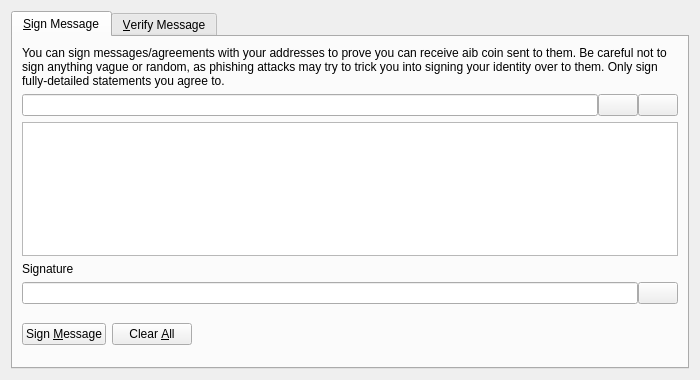
<?xml version="1.0" encoding="UTF-8"?>
<ui version="4.0">
 <class>SignVerifyMessageDialog</class>
 <widget class="QDialog" name="SignVerifyMessageDialog">
  <property name="geometry">
   <rect>
    <x>0</x>
    <y>0</y>
    <width>700</width>
    <height>380</height>
   </rect>
  </property>
  <property name="windowTitle">
   <string>Signatures - Sign / Verify a Message</string>
  </property>
  <property name="modal">
   <bool>true</bool>
  </property>
  <layout class="QVBoxLayout" name="verticalLayout">
   <item>
    <widget class="QTabWidget" name="tabWidget">
     <property name="currentIndex">
      <number>0</number>
     </property>
     <widget class="QWidget" name="tabSignMessage">
      <attribute name="title">
       <string>&amp;Sign Message</string>
      </attribute>
      <layout class="QVBoxLayout" name="verticalLayout_SM">
       <item>
        <widget class="QLabel" name="infoLabel_SM">
         <property name="text">
          <string>You can sign messages/agreements with your addresses to prove you can receive aib coin sent to them. Be careful not to sign anything vague or random, as phishing attacks may try to trick you into signing your identity over to them. Only sign fully-detailed statements you agree to.</string>
         </property>
         <property name="textFormat">
          <enum>Qt::PlainText</enum>
         </property>
         <property name="wordWrap">
          <bool>true</bool>
         </property>
        </widget>
       </item>
       <item>
        <layout class="QHBoxLayout" name="horizontalLayout_1_SM">
         <property name="spacing">
          <number>0</number>
         </property>
         <item>
          <widget class="QValidatedLineEdit" name="addressIn_SM">
           <property name="toolTip">
            <string>The AIB address to sign the message with</string>
           </property>
          </widget>
         </item>
         <item>
          <widget class="QPushButton" name="addressBookButton_SM">
           <property name="toolTip">
            <string>Choose previously used address</string>
           </property>
           <property name="text">
            <string/>
           </property>
           <property name="icon">
            <iconset resource="../bitcoin.qrc">
             <normaloff>:/icons/address-book</normaloff>:/icons/address-book</iconset>
           </property>
           <property name="shortcut">
            <string>Alt+A</string>
           </property>
           <property name="autoDefault">
            <bool>false</bool>
           </property>
          </widget>
         </item>
         <item>
          <widget class="QPushButton" name="pasteButton_SM">
           <property name="toolTip">
            <string>Paste address from clipboard</string>
           </property>
           <property name="text">
            <string/>
           </property>
           <property name="icon">
            <iconset resource="../bitcoin.qrc">
             <normaloff>:/icons/editpaste</normaloff>:/icons/editpaste</iconset>
           </property>
           <property name="shortcut">
            <string>Alt+P</string>
           </property>
           <property name="autoDefault">
            <bool>false</bool>
           </property>
          </widget>
         </item>
        </layout>
       </item>
       <item>
        <widget class="QPlainTextEdit" name="messageIn_SM">
         <property name="toolTip">
          <string>Enter the message you want to sign here</string>
         </property>
        </widget>
       </item>
       <item>
        <widget class="QLabel" name="signatureLabel_SM">
         <property name="text">
          <string>Signature</string>
         </property>
         <property name="textFormat">
          <enum>Qt::PlainText</enum>
         </property>
        </widget>
       </item>
       <item>
        <layout class="QHBoxLayout" name="horizontalLayout_2_SM">
         <property name="spacing">
          <number>0</number>
         </property>
         <item>
          <widget class="QLineEdit" name="signatureOut_SM">
           <property name="font">
            <font>
             <italic>true</italic>
            </font>
           </property>
           <property name="readOnly">
            <bool>true</bool>
           </property>
          </widget>
         </item>
         <item>
          <widget class="QPushButton" name="copySignatureButton_SM">
           <property name="toolTip">
            <string>Copy the current signature to the system clipboard</string>
           </property>
           <property name="text">
            <string/>
           </property>
           <property name="icon">
            <iconset resource="../bitcoin.qrc">
             <normaloff>:/icons/editcopy</normaloff>:/icons/editcopy</iconset>
           </property>
           <property name="autoDefault">
            <bool>false</bool>
           </property>
          </widget>
         </item>
        </layout>
       </item>
       <item>
        <layout class="QHBoxLayout" name="horizontalLayout_3_SM">
         <item>
          <widget class="QPushButton" name="signMessageButton_SM">
           <property name="toolTip">
            <string>Sign the message to prove you own this AIB address</string>
           </property>
           <property name="text">
            <string>Sign &amp;Message</string>
           </property>
           <property name="icon">
            <iconset resource="../bitcoin.qrc">
             <normaloff>:/icons/edit</normaloff>:/icons/edit</iconset>
           </property>
           <property name="autoDefault">
            <bool>false</bool>
           </property>
          </widget>
         </item>
         <item>
          <widget class="QPushButton" name="clearButton_SM">
           <property name="toolTip">
            <string>Reset all sign message fields</string>
           </property>
           <property name="text">
            <string>Clear &amp;All</string>
           </property>
           <property name="icon">
            <iconset resource="../bitcoin.qrc">
             <normaloff>:/icons/remove</normaloff>:/icons/remove</iconset>
           </property>
           <property name="autoDefault">
            <bool>false</bool>
           </property>
          </widget>
         </item>
         <item>
          <spacer name="horizontalSpacer_1_SM">
           <property name="orientation">
            <enum>Qt::Horizontal</enum>
           </property>
           <property name="sizeHint" stdset="0">
            <size>
             <width>40</width>
             <height>48</height>
            </size>
           </property>
          </spacer>
         </item>
         <item>
          <widget class="QLabel" name="statusLabel_SM">
           <property name="font">
            <font>
             <weight>75</weight>
             <bold>true</bold>
            </font>
           </property>
           <property name="text">
            <string/>
           </property>
           <property name="wordWrap">
            <bool>true</bool>
           </property>
          </widget>
         </item>
         <item>
          <spacer name="horizontalSpacer_2_SM">
           <property name="orientation">
            <enum>Qt::Horizontal</enum>
           </property>
           <property name="sizeHint" stdset="0">
            <size>
             <width>40</width>
             <height>48</height>
            </size>
           </property>
          </spacer>
         </item>
        </layout>
       </item>
      </layout>
     </widget>
     <widget class="QWidget" name="tabVerifyMessage">
      <attribute name="title">
       <string>&amp;Verify Message</string>
      </attribute>
      <layout class="QVBoxLayout" name="verticalLayout_VM">
       <item>
        <widget class="QLabel" name="infoLabel_VM">
         <property name="text">
          <string>Enter the receiver's address, message (ensure you copy line breaks, spaces, tabs, etc. exactly) and signature below to verify the message. Be careful not to read more into the signature than what is in the signed message itself, to avoid being tricked by a man-in-the-middle attack. Note that this only proves the signing party receives with the address, it cannot prove sendership of any transaction!</string>
         </property>
         <property name="textFormat">
          <enum>Qt::PlainText</enum>
         </property>
         <property name="alignment">
          <set>Qt::AlignLeading|Qt::AlignLeft|Qt::AlignTop</set>
         </property>
         <property name="wordWrap">
          <bool>true</bool>
         </property>
        </widget>
       </item>
       <item>
        <layout class="QHBoxLayout" name="horizontalLayout_1_VM">
         <property name="spacing">
          <number>0</number>
         </property>
         <item>
          <widget class="QValidatedLineEdit" name="addressIn_VM">
           <property name="toolTip">
            <string>The AIB address the message was signed with</string>
           </property>
          </widget>
         </item>
         <item>
          <widget class="QPushButton" name="addressBookButton_VM">
           <property name="toolTip">
            <string>Choose previously used address</string>
           </property>
           <property name="text">
            <string/>
           </property>
           <property name="icon">
            <iconset resource="../bitcoin.qrc">
             <normaloff>:/icons/address-book</normaloff>:/icons/address-book</iconset>
           </property>
           <property name="shortcut">
            <string>Alt+A</string>
           </property>
           <property name="autoDefault">
            <bool>false</bool>
           </property>
          </widget>
         </item>
        </layout>
       </item>
       <item>
        <widget class="QPlainTextEdit" name="messageIn_VM"/>
       </item>
       <item>
        <widget class="QValidatedLineEdit" name="signatureIn_VM"/>
       </item>
       <item>
        <layout class="QHBoxLayout" name="horizontalLayout_2_VM">
         <item>
          <widget class="QPushButton" name="verifyMessageButton_VM">
           <property name="toolTip">
            <string>Verify the message to ensure it was signed with the specified AIB address</string>
           </property>
           <property name="text">
            <string>Verify &amp;Message</string>
           </property>
           <property name="icon">
            <iconset resource="../bitcoin.qrc">
             <normaloff>:/icons/transaction_0</normaloff>:/icons/transaction_0</iconset>
           </property>
           <property name="autoDefault">
            <bool>false</bool>
           </property>
          </widget>
         </item>
         <item>
          <widget class="QPushButton" name="clearButton_VM">
           <property name="toolTip">
            <string>Reset all verify message fields</string>
           </property>
           <property name="text">
            <string>Clear &amp;All</string>
           </property>
           <property name="icon">
            <iconset resource="../bitcoin.qrc">
             <normaloff>:/icons/remove</normaloff>:/icons/remove</iconset>
           </property>
           <property name="autoDefault">
            <bool>false</bool>
           </property>
          </widget>
         </item>
         <item>
          <spacer name="horizontalSpacer_1_VM">
           <property name="orientation">
            <enum>Qt::Horizontal</enum>
           </property>
           <property name="sizeHint" stdset="0">
            <size>
             <width>40</width>
             <height>48</height>
            </size>
           </property>
          </spacer>
         </item>
         <item>
          <widget class="QLabel" name="statusLabel_VM">
           <property name="font">
            <font>
             <weight>75</weight>
             <bold>true</bold>
            </font>
           </property>
           <property name="text">
            <string/>
           </property>
           <property name="wordWrap">
            <bool>true</bool>
           </property>
          </widget>
         </item>
         <item>
          <spacer name="horizontalSpacer_2_VM">
           <property name="orientation">
            <enum>Qt::Horizontal</enum>
           </property>
           <property name="sizeHint" stdset="0">
            <size>
             <width>40</width>
             <height>48</height>
            </size>
           </property>
          </spacer>
         </item>
        </layout>
       </item>
      </layout>
     </widget>
    </widget>
   </item>
  </layout>
 </widget>
 <customwidgets>
  <customwidget>
   <class>QValidatedLineEdit</class>
   <extends>QLineEdit</extends>
   <header>qvalidatedlineedit.h</header>
  </customwidget>
 </customwidgets>
 <resources>
  <include location="../bitcoin.qrc"/>
 </resources>
 <connections/>
</ui>
